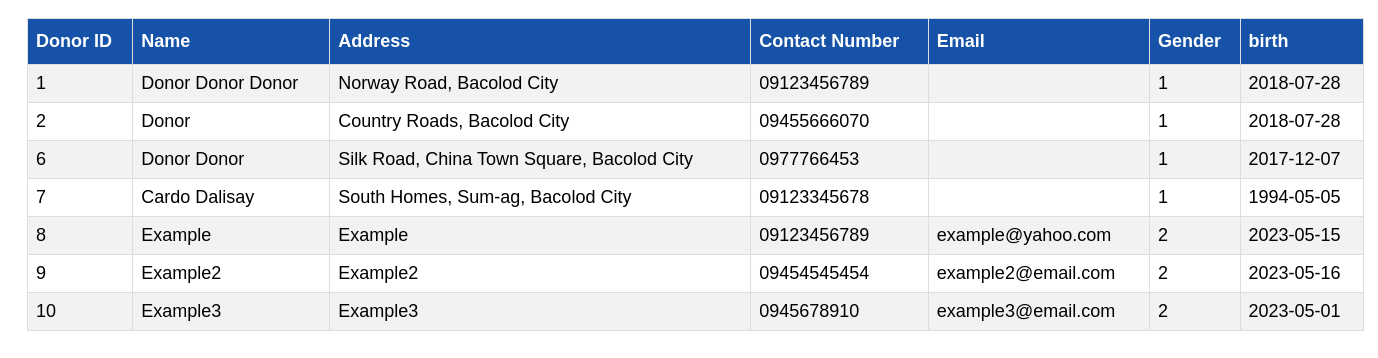
The page / on the database its author committed.
### tables this page shows
CREATE TABLE `tbl_donors` (
  `DonorID` int(11) NOT NULL,
  `name` varchar(30) NOT NULL,
  `Address` text NOT NULL,
  `ContactNumber` text NOT NULL,
  `gender` int(1) NOT NULL,
  `birth` date DEFAULT NULL,
  `love` enum('true','false') NOT NULL DEFAULT 'false',
  `picture` varchar(100) NOT NULL DEFAULT 'http://172.22.69.14/db_donation_inventory_system/pets_picture/pet_logo.png',
  `Email` text DEFAULT NULL
);

### config/functions.php (called while the page is built)
<?php
require_once 'db.php';
function display_data(){
    global $con;
    $query = " select * from tbl_donors ";
    $result = mysqli_query($con,$query);
    return $result;
}

### index.php (the view, shortened to what this page needs)
<?php
    require_once 'config/db.php';
    require_once 'config/functions.php';
    $result = display_data();
?>
<!DOCTYPE html>
<html lang="en">
<head>
    <link rel="stylesheet" a href="css/custom.css"/>
</head>
<body class="bg-dark">
<div id="subcontent">
<table id="data-list">
                          <tr>
                                <th> Donor ID </th>
                                <th> Name </th>
                                <th> Address </th>
                                <th> Contact Number</th>
                                <th> Email </th>
                                <th> Gender</th>
                                <th> birth </th>
                            </tr>
                            <?php
                                    while($row=mysqli_fetch_assoc($result))
                                    {
                                        $DonorID = $row['DonorID'];
                                        $Name = $row['name'];
                                        $Address = $row['Address'];
                                        $ContactNumber = $row['ContactNumber'];
                                        $Email = $row['Email'];
                                        $gender = $row['gender'];
                                        $birth = $row['birth'];
                            ?>
                                  <tr>
                                        <td><?php echo $DonorID ?></td>
                                        <td><?php echo $Name ?></td>
                                        <td><?php echo $Address ?></td>
                                        <td><?php echo $ContactNumber ?></td>
                                        <td><?php echo $Email ?></td>
                                        <td><?php echo $gender ?></td>
                                        <td><?php echo $birth ?></td>
                                    </tr>
                            <?php
                                    }
                            ?>
                        </table>
                    </div>
</body>
</html>

### css/custom.css (style rules this page uses)
html { margin: 0; padding: 0; }
body { font-family: 'Assistant', sans-serif; font-size: 18px; background-color: white; }
html { margin-bottom: 100px; padding: 0; }
#subcontent { width: 1345px; padding: 4px; padding-top: 10px; margin-left: 15px; }
#data-list { border-collapse: collapse; width: 100%; }
#data-list td, #data-list th { border: 1px solid #ddd; padding: 8px; }
#data-list tr:nth-child(even) { background-color: #f2f2f2; }
#data-list th { padding-top: 12px; padding-bottom: 12px; text-align: left; background-color: #1652a7; color: white; }
* { box-sizing: border-box }

### rows shown on the page
tbl_donors: DonorID "1", name "Donor Donor Donor", Address "Norway Road, Bacolod City", ContactNumber "09123456789", gender "1", birth "2018-07-28"
tbl_donors: DonorID "2", name "Donor", Address "Country Roads, Bacolod City", ContactNumber "09455666070", gender "1", birth "2018-07-28"
tbl_donors: DonorID "6", name "Donor Donor", Address "Silk Road, China Town Square, Bacolod City", ContactNumber "0977766453", gender "1", birth "2017-12-07"
tbl_donors: DonorID "7", name "Cardo Dalisay", Address "South Homes, Sum-ag, Bacolod City", ContactNumber "09123345678", gender "1", birth "1994-05-05"
tbl_donors: DonorID "8", name "Example", Address "Example", ContactNumber "09123456789", Email "example@yahoo.com", gender "2", birth "2023-05-15"
tbl_donors: DonorID "9", name "Example2", Address "Example2", ContactNumber "09454545454", Email "example2@email.com", gender "2", birth "2023-05-16"
tbl_donors: DonorID "10", name "Example3", Address "Example3", ContactNumber "0945678910", Email "example3@email.com", gender "2", birth "2023-05-01"
